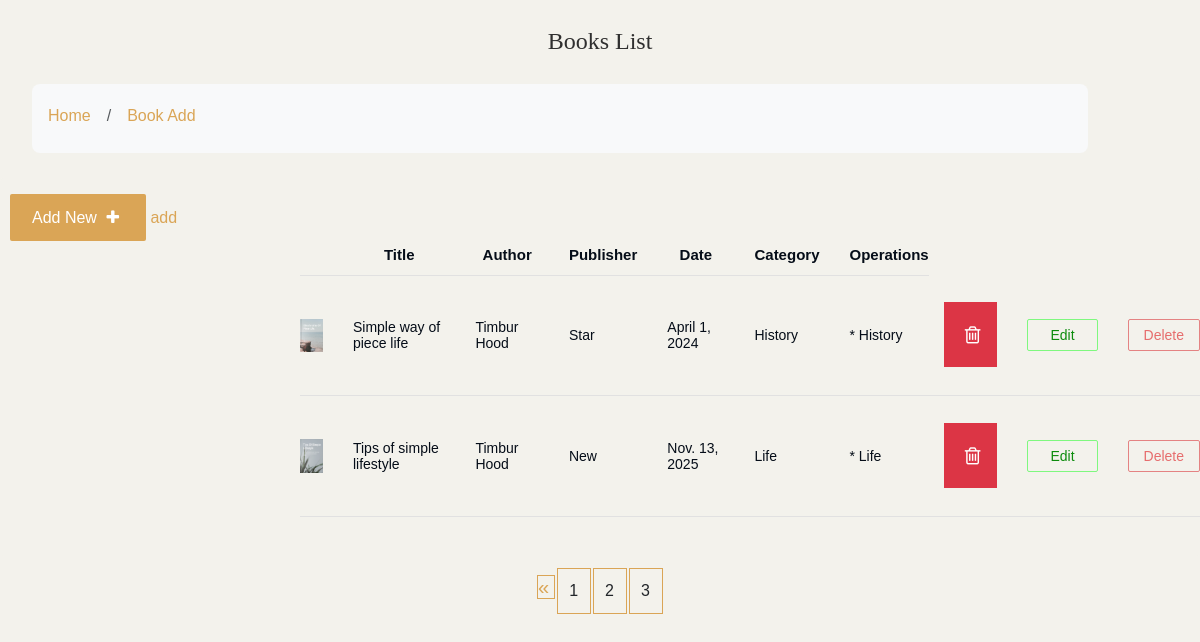
The page /list/?&page=3 on the database as committed earlier.
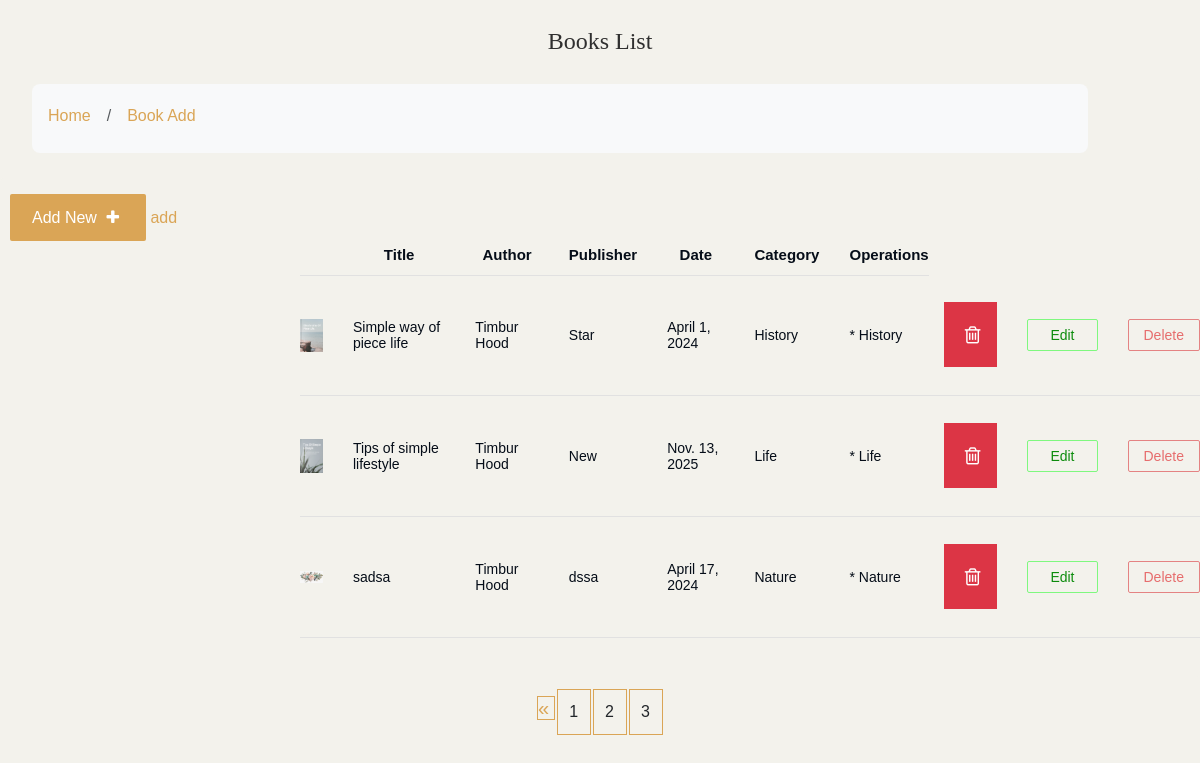
The same page on the database as committed later.
### main/models.py (models this page shows, shortened)
class Book(models.Model):
    title=models.CharField(max_length=100)
    date_pub=models.DateField(null=True)
    publisher=models.CharField(max_length=20)
    description=models.TextField(null=True)
    image=models.ImageField(upload_to='photos')
    categ=models.ManyToManyField('Category', related_name='books')
    author=models.ForeignKey(Author,on_delete=models.CASCADE,related_name='books')
    page_num=models.IntegerField()
    file = models.FileField(upload_to='files',null=True)
    class  Mate:
        permissions = [
        ('can_publish', 'Can publish '),
        ('can_edit_published', 'Can edit published '),
    ]

class Author(models.Model):
    author=models.CharField(max_length=100)
    about=models.CharField(max_length=100)
    def __str__(self):
        return str(self.author)

class Category(models.Model):
    name=models.CharField(max_length=100)

### main/views.py (the view)
# urls.py: path('list/',views.booklistview.as_view(),name='List_Book'),
class booklistview(ListView):
   model=Book
   template_name='dashboard/Book_list.html'
   context_object_name='Books'
   ordering=['title']
   paginate_by=3

### main/context_processors.py (called while the page is built)
def global_context(request):
    return {
        "user_permissions": request.user.get_all_permissions() if request.user.is_authenticated else [],
        "current_app": request.resolver_match.app_name if request.resolver_match else None,
    }

### main/templatetags/custom_filter.py (called while the page is built)
@register.simple_tag
def view_many_to_many(objects):
    a=""
    for obj in objects :
      a+=f"* {obj.name}"
    return a

### templates/dashboard/Book_list.html (shortened to what this page needs)
<link href="https://cdn.jsdelivr.net/npm/bootstrap@5.3.0/dist/css/bootstrap.min.css" rel="stylesheet">
{%load static%}
{% load custom_filter %}
{% include 'dashboard/base_add.html'%}
  <body >
   <h2 style="text-align: center;"> Books List </h2>
 <div class="row " style="width: 90%;margin-left: 20px;">
      <div class="col">
        <nav aria-label="breadcrumb" class="bg-body-tertiary rounded-3 p-3 mb-4">
          <ol class="breadcrumb mb-0">
            <li class="breadcrumb-item"><a href="{% url 'dashboard'%}">Home</a></li>
            <li class="breadcrumb-item"><a href="#">Book Add</a></li>
          </ol>
        </nav>
      </div>
    </div>
    <div class="members" style="background: #f3f2ec;">
       <a href="{% url 'add_Book'  %}"
           style="background:  #daa556; color:white; padding: 15px 22px;
            border-radius: 2px; margin-left: 10px; ">Add New
           <i class="fa fa-plus "
           style="padding: 0 5px;"></i></a>
           <a href="{%url 'books_add'%}">add</a>
      <table class="grid1 "  style="color: #050d18;">
          <thead >
            <tr>
              <th></th>
              <th>Title</th>
              <th>Author</th>
              <th>Publisher</th>
              <th>Date      </th>
              <th>Category</th>
              <th>Operations</th>
            </tr>
          </thead>
        {% for Book in Books %}
            <tr>
              <td>
                <a href="{% url 'single_book' Book.pk %}"><img
                  src="{{Book.image.url}}"
                  alt="" style="width: 50px;"
                /></a>
              </td>
              <td>
                {{Book.title}}
              </td>
              <td>
                {{Book.author}}
              </td>
              <td>{{Book.publisher}}</td>
              <td>{{Book.date_pub}}</td>
              <td >
                {%for ca in Book.categ.all%}
                    {{ca.name}}
                {%endfor%}
                </td>
                <td>
                {% view_many_to_many   Book.categ.all %}
              </td>
              <td>
                <button
                      type="button"
                      class="btn btn-danger btn-lg"
                      data-bs-toggle="modal"
                      data-bs-target="#sample-modal-2" data-title="{{Book.title}}">
                      <i class="fa fa-trash-o ms-1"></i>
                 </button>
              </td>
              <td><a href="{%url 'books_edit' Book.pk %}"  style ="border: 1px solid rgb(127, 248, 127) ;color:rgb(12, 139, 12) ; padding: 7px 22px;  border-radius: 2px;"> Edit  </a></td>
              <td><a href="{%url 'books_delete' Book.pk %}" style ="border: 1px solid rgb(228, 131, 131) ;color:rgb(230, 109, 109) ; padding: 7px 15px; border-radius: 2px;">Delete</a></td>
              {%endfor%}
      </table>
  </div>
  <div class="page_n" style="display: flex;
          justify-content: center;
          align-items: center;
          margin: 10px;">
    <nav >
      <ul class="pagination">
          <li class="page-item">
              {% if page_obj.has_previous %}
                  <a href="?{{ request.GET.urlencode|cut:'page' }}&page=1" style="border: 1px solid #daa556; margin:1px;font-size: 20px; padding-right: 5px;">&laquo;</a>
              {% endif %}
          </li>
          {% for num in page_obj.paginator.page_range %}
            <li class="page-item" style="border: 1px solid #daa556; margin:1px;">
              <a class="page-link" href="?{{ request.GET.urlencode|cut:'page' }}&page={{ num }}">{{ num }}</a>
          </li>
          {% endfor %}
      </ul>
  </nav>
  </div>
</body>

Rows that differ between the two databases and show on the page:
added Book: image (picture), title "sadsa", author "Timbur Hood", publisher "dssa", date_pub "April 17, 2024", id.name "* Nature"
now on this page (row unchanged): Category: name "Nature", shown under "sadsa"
